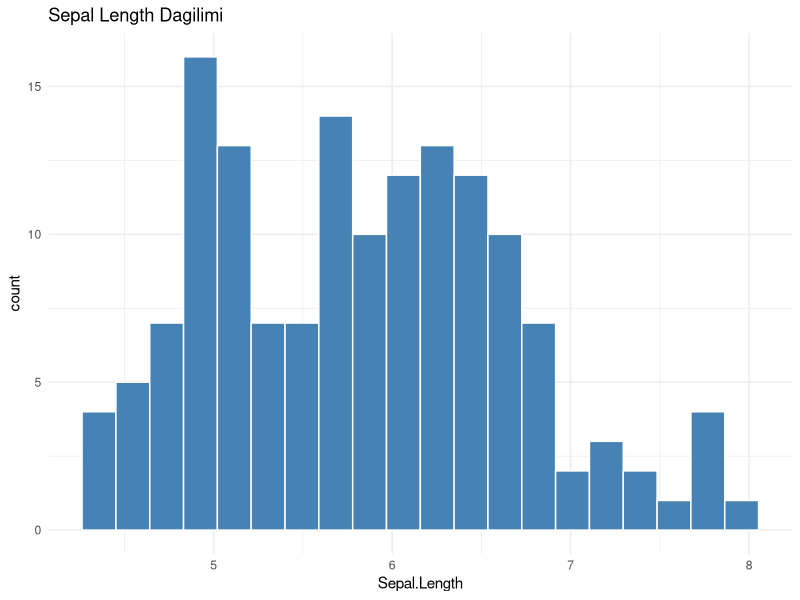
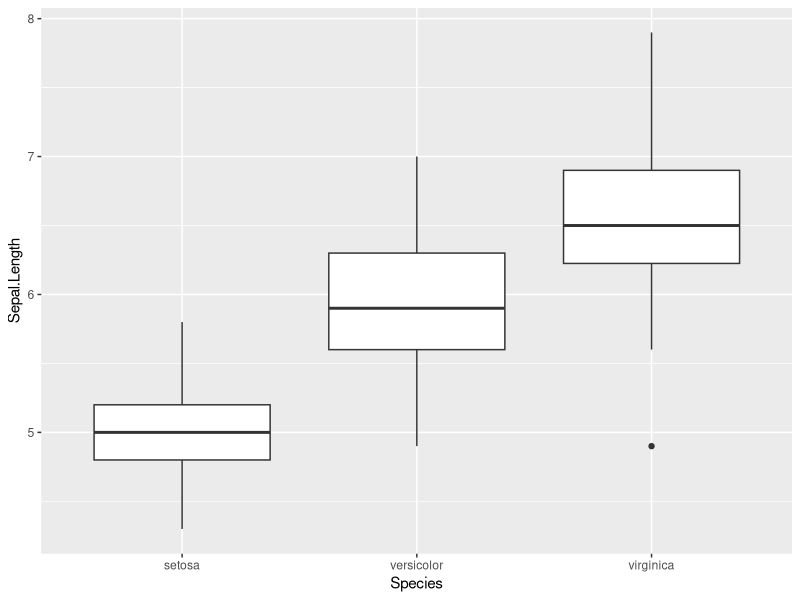

Recreate these plots in R, in order. (Note: this script raises an error after producing the figures.)
# Veri Madenciliginde Kullanilan Temel Fonksiyonlar

# Veri madenciliginde 'tidyverse' genel bir kutuphane olarak 
# (dplyr, ggplot2, tidyr) olmazsa olmazdir.

# 1. Gerekli paketleri yuklemek gerekiyor.
install.packages("tidyverse")
install.packages("skimr")
library(tidyverse)
library(skimr)   

# 2. Veri Setini hazirlamak gerekiyor.
# Ornek olarak R icinde hazir bulunan 'iris'i kullandim, df ile cagirdim.
df <- as_tibble(iris)

# 3. Veriyi kesfetmem gerekiyor.
glimpse(df)       # Veri tipleri ve ilk degerler
summary(df)       # Temel istatistiksel ozet (Min, Max, Mean...)
skim(df)          # Daha detayli ve gorsel bir ozet (Eksik veri ve dagilim dahil)

# 3.1. Eksik Veri Kontrolu
# Veri madenciliginde eksik veri analizi bozabilir.
anyNA(df)                       # Hic eksik veri var mi? (TRUE/FALSE)
colSums(is.na(df))              # Sutun sutun eksik veri sayisi

# 3.2. Dagilim ve Aykiri Deger (Outlier) Analizi
# Sayisal bir degiskenin dagilimini gormek icin:
ggplot(df, aes(x = Sepal.Length)) +
  geom_histogram(bins = 20, fill = "steelblue", color = "white") +
  theme_minimal() +
  labs(title = "Sepal Length Dagilimi")

# Aykiri degerleri gormek icin Boxplot:
ggplot(df, aes(y = Sepal.Length, x = Species)) +
  geom_boxplot()


# 4. VERI ON ISLEME
# Amacimiz: Veriyi analiz edilebilir ve temiz bir hale getirmek.

# 4.1. Sutun Adlarini Duzenleme 
# Tum sutun isimlerini kucuk harfe cevirmek standart bir yaklasimdir.
df_clean <- df %>% 
  rename_all(tolower)

# 4.2. Filtreleme ve Secme
df_subset <- df_clean %>%
  filter(species != "setosa") %>%
  select(sepal.length, sepal.width, species)

# 4.3. Yeni Degisken Turetme 
df_preprocessed <- df_subset %>%
  mutate(sepal_area = sepal.length * sepal.width, # Alan hesaplama
         size_cat = if_else(sepal.length > 5.5, "Large", "Small")) # Kategorize etme

# 4.4. Normalizasyon / Standartlastirma 
df_scaled <- df_preprocessed %>%
  mutate(across(where(is.numeric), scale)) # Sayisal sutunlari standartlastirir (mean=0, sd=1)

# 5. SONUCLARIN OZETLENMESI
# Gruplandirarak istatistik alma:
summary_table <- df_preprocessed %>%
  group_by(species, size_cat) %>%
  summarise(
    avg_length = mean(sepal.length),
    count = n(),
    .groups = 'drop'
  )

print(summary_table)



# Veri madenciliginde eksik veri tespiti ve ortalama ile doldurma temel bir fonksiyondur.
# Sentetik bir veri seti uzerinde eksik veri olusturup doldurma islemi:

set.seed(123) # Sonuclarin her seferinde ayni cikmasi icin 'seed' belirliyoruz
df_with_nas <- df_clean %>%
  mutate(sepal.length = ifelse(row_number() %in% sample(1:n(), 10), NA, sepal.length))

# 1. Kac tane bos veri olustugunu gormek istiyorum
print(paste("Eksik deger sayisi:", sum(is.na(df_with_nas$sepal.length))))

# 2. Eksik Verileri Ortalama (Mean) ile Dolduralım
# Veri madenciliginde buna 'Mean Imputation' denir.
df_filled <- df_with_nas %>%
  mutate(sepal.length = if_else(
    is.na(sepal.length),               
    mean(sepal.length, na.rm = TRUE),   
  ))

# Kontrol edelim
print(paste("Doldurma sonrasi eksik deger sayisi:", sum(is.na(df_filled$sepal.length))))
